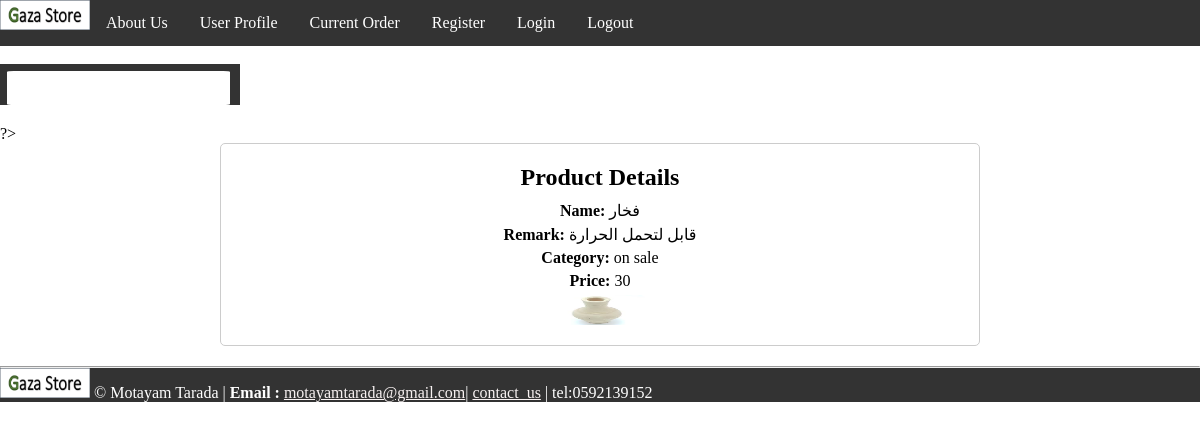
Page /ItemReferance.php?id=8 on the committed database.
### tables this page shows
CREATE TABLE `product` (
  `Product Id` int NOT NULL AUTO_INCREMENT,
  `Name` varchar(45) NOT NULL,
  `Brief Description` varchar(45) NOT NULL,
  `Price` double NOT NULL,
  `Size` double NOT NULL,
  `Remark` varchar(255) NOT NULL,
  `category` varchar(45) NOT NULL,
  `Quantity` int NOT NULL,
  `image` varchar(255) NOT NULL,
  PRIMARY KEY (`Product Id`)
);

### ItemReferance.php (the view, shortened to what this page needs)
<!DOCTYPE html>
<html lang="en">
<head>
    <link rel="stylesheet" href="itemReferance.css">
</head>
<body class="all">
    <br>
    <?php include "nav.php"; ?>
    <?php
    include "dbconfig.in.php";
    if (isset($_GET['id'])) {
        $id = $_GET['id'];
        $stmt = $connect->prepare("SELECT Name, Remark, category, Price, image FROM product WHERE `Product Id` = ?");
        $stmt->bindParam(1, $id);
        $stmt->execute();
        $rows = $stmt->fetchAll();
        if (count($rows) > 0) {
            ?>
            <div class="conta">
                <?php foreach ($rows as $row) { ?>
                    <div class="product-details-container">
                        <div class="product-details">
                            <h1>Product Details</h1>
                            <p><strong>Name:</strong>
                                <?php echo $row['Name']; ?>
                            </p>
                            <p><strong>Remark:</strong>
                                <?php echo $row['Remark']; ?>
                            </p>
                            <p><strong>Category:</strong>
                                <?php echo $row['category']; ?>
                            </p>
                            <p><strong>Price:</strong>
                                <?php echo $row['Price']; ?>
                            </p>
                        </div>
                        <img class="product-image" src="images/<?php echo $row['image']; ?>" alt="Product Image">
                    </div>
                <?php } ?>
            </div>
            <?php
        } else {
            echo "No product found with the provided ID.";
        }
    } else {
        echo "Invalid ID provided.";
    }
    ?>
</body>
</html>

### itemReferance.css (style rules this page uses)
* { margin: 0; padding: 0; box-sizing: border-box; }
.conta { max-width: 800px; margin: 0 auto; padding: 0 20px; }
.product-details-container { margin-bottom: 20px; border: 1px solid #ccc; padding: 20px; border-radius: 5px; overflow: hidden; }
.product-details { width: 100%; text-align: center; }
.product-details h1 { font-size: 24px; margin-bottom: 10px; }
.product-details p { margin-bottom: 5px; }
.product-image { max-width: 100%; display: block; margin: 0 auto; border-radius: 5px; }

### headerFooter.css (style rules this page uses)
.navbar { background-color: #333; overflow: hidden; }
.navbar li { float: left; list-style: none; }
.navbar a { display: block; color: #fff; text-align: center; padding: 14px 16px; text-decoration: none; }
img { width: 90px; height: 30px; }
footer img { width: 90px; height: 30px; }
footer { color: white; background-color: #333; overflow: hidden; }
.email,.cont { color: rgb(248, 242, 242); background-color: transparent; }

### rows in the picture
product: Name "فخار", Remark "قابل لتحمل الحرارة", category "on sale", Price "30", image (picture)
